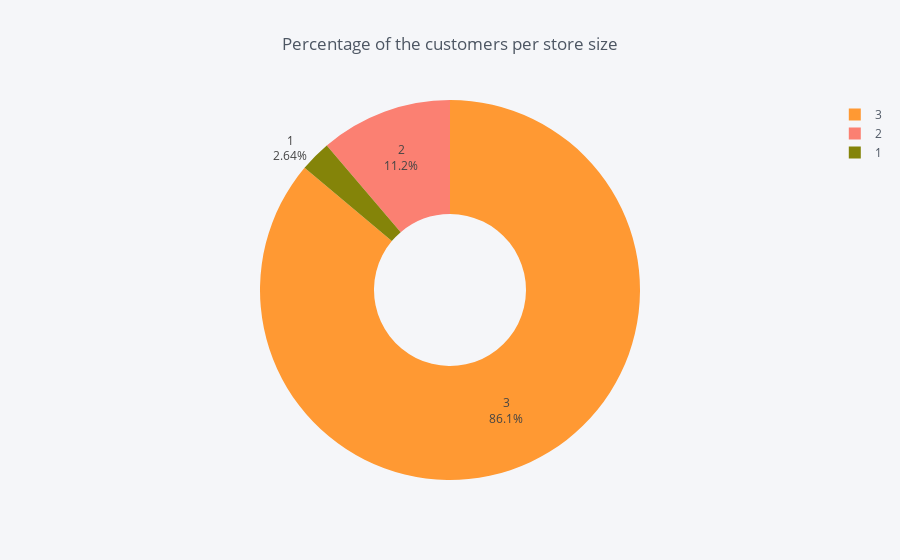

Write notebook code for a chart like this one.
### Code cell
Store.iplot(kind="pie",
            labels="Size",
            values="Daily_Customer_Count",
            textinfo='percent+label', hole=.4, title="Percentage of the customers per store size")

### Figure 1 — Plotly figure (JSON) as saved in the notebook; plotly's stock layout.template omitted (floating-point values rounded to 4 significant figures; data arrays with more than 128 entries replaced by an {"elided": "..."} marker saying what was removed)
{"data": [{"hole": 0.4, "labels": {"elided": "896 int values"}, "marker": {"colors": {"elided": "896 str values"}}, "name": "", "textinfo": "percent+label", "type": "pie", "values": {"elided": "896 int values"}}], "layout": {"legend": {"bgcolor": "#F5F6F9", "font": {"color": "#4D5663"}}, "paper_bgcolor": "#F5F6F9", "plot_bgcolor": "#F5F6F9", "title": "Percentage of the customers per store size", "titlefont": {"color": "#4D5663"}}}
